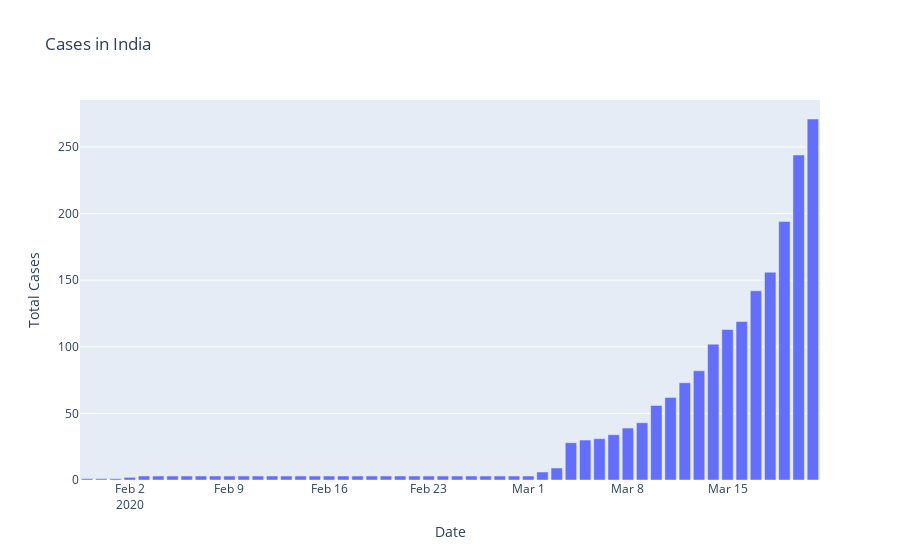

Source (notebook cell):
### Code cell
#plotly
fig= go.Figure()
fig.add_trace(go.Bar(x= db_india['Date'], y= db_india['Total Cases']))
fig.update_layout(title= 'Cases in India', xaxis= dict(title= 'Date'), yaxis= dict(title= 'Total Cases'))
